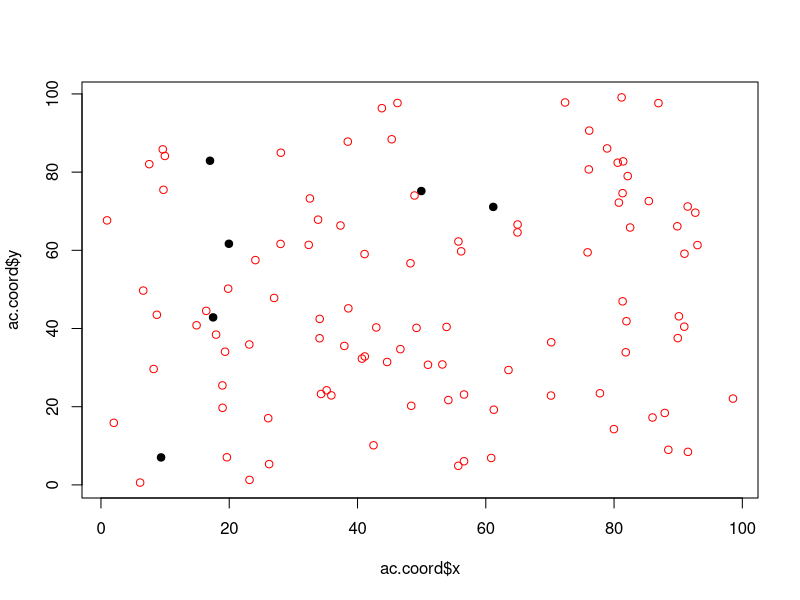
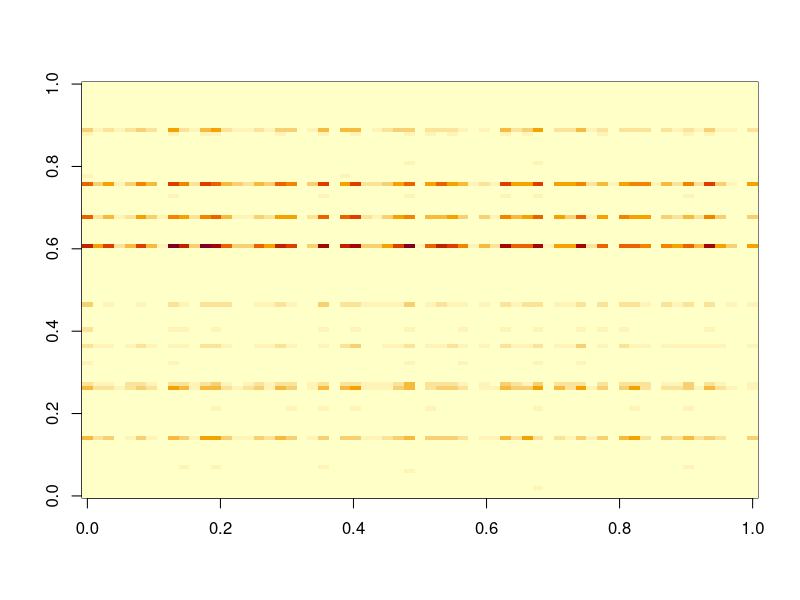

The R script that drew these images, in order: (Note: this script raises an error after producing the figures.)
rm(list=ls(all=TRUE))
set.seed(8)

#basic setup
n.tsegm=400
n.ac=6
n.grid=100
n=floor(runif(n.tsegm,min=0,max=900))

#spatial coordinates of locations
grid.coord=data.frame(x=runif(n.grid,min=0,max=100),
                      y=runif(n.grid,min=0,max=100))

#spatial coordinates of activity centers
ac.coord.true=ac.coord=data.frame(x=runif(n.ac,min=0,max=100),
                                  y=runif(n.ac,min=0,max=100))

rangox=range(c(ac.coord$x,grid.coord$x))
rangoy=range(c(ac.coord$y,grid.coord$y))
plot(ac.coord$x,ac.coord$y,pch=19,xlim=rangox,ylim=rangoy)
points(grid.coord$x,grid.coord$y,col='red')

#cluster membership
z.true=z=sample(1:n.ac,size=n.tsegm,replace=T)

#distance decay parameter
phi.true=phi=0.1

#generate data
y=matrix(NA,n.tsegm,n.grid)
for (i in 1:n.tsegm){
  #calculate distance
  x2=(grid.coord$x-ac.coord$x[z[i]])^2
  y2=(grid.coord$y-ac.coord$y[z[i]])^2
  d=sqrt(x2+y2)
  
  #calculate probability
  tmp=exp(-phi*d)
  prob=tmp/sum(tmp)
  
  #draw results
  y[i,]=rmultinom(1,size=n[i],prob=prob)
}
image(y[z==3,])

setwd('U:\\GIT_models\\activity_center1')
write.csv(y,'fake data.csv',row.names=F)
write.csv(grid.coord,'fake data grid.csv',row.names=F)